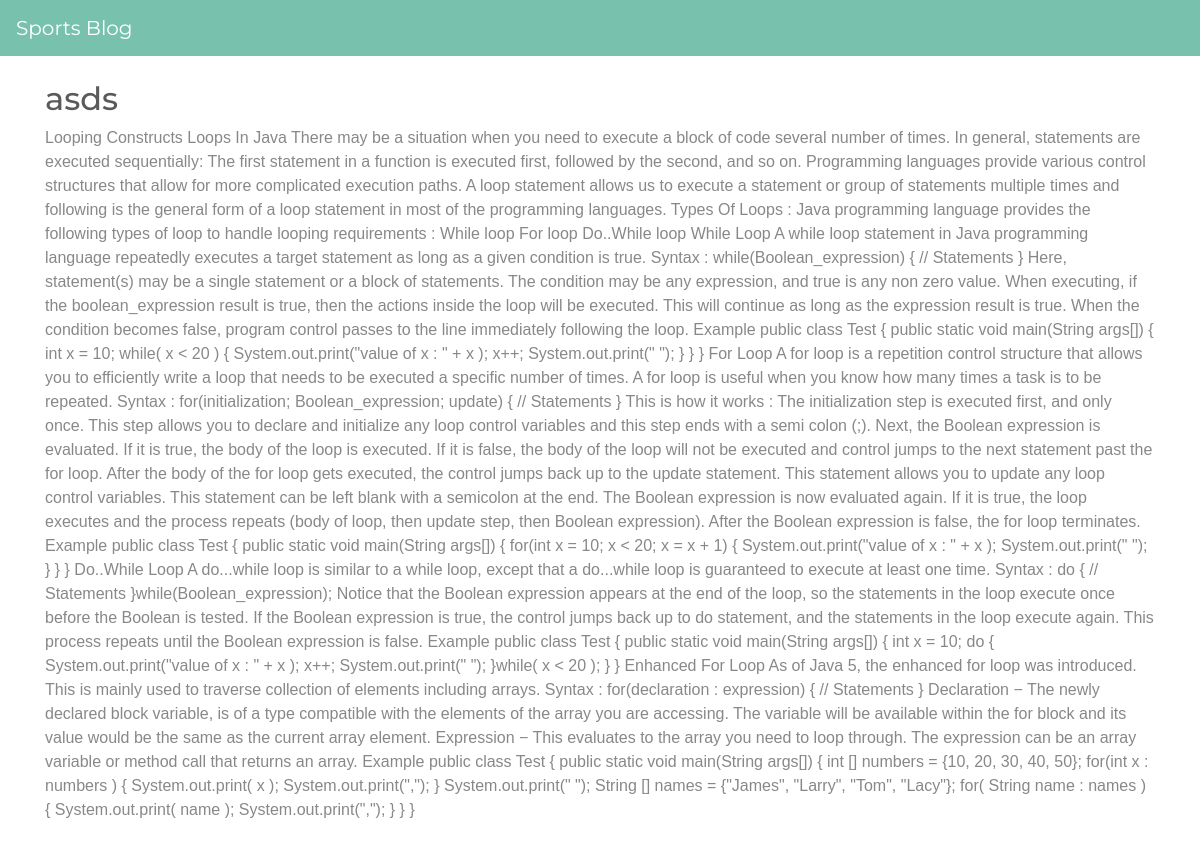
Screenshot of /post.php?id=37 with the database file from the repository.
### tables this page shows
CREATE TABLE `posts` (
  `id` int NOT NULL AUTO_INCREMENT,
  `title` varchar(255) NOT NULL,
  `content` text NOT NULL,
  `category` varchar(50) NOT NULL,
  `created_at` datetime NOT NULL DEFAULT CURRENT_TIMESTAMP,
  PRIMARY KEY (`id`)
);

### post.php (the view, shortened to what this page needs)
<?php
include 'config.php';
if (isset($_GET['id'])) {
    $postId = $_GET['id'];
    $sql = "SELECT * FROM posts WHERE id = $postId";
    $result = mysqli_query($conn, $sql);
    if ($result && mysqli_num_rows($result) === 1) {
        $post = mysqli_fetch_assoc($result);
    } else {
        echo "Post not found.";
        exit;
    }
} else {
    echo "Post ID not provided.";
    exit;
}
?>
<!DOCTYPE html>
<html>
<head>
    <link rel="stylesheet" href="https://stackpath.bootstrapcdn.com/bootstrap/4.5.2/css/bootstrap.min.css">
    <link rel="stylesheet" href="https://bootswatch.com/4/minty/bootstrap.min.css">
    <link rel="stylesheet" type="text/css" href="style.css">
</head>
<body>
<nav class="navbar navbar-expand-lg navbar-dark bg-primary">
    <a class="navbar-brand" href="index.php">Sports Blog</a>
</nav>
<main class="container mt-4">
    <h2><?php echo $post['title']; ?></h2>
    <p><?php echo $post['content']; ?></p>
</main>
</body>
</html>

### style.css (style rules this page uses)
body { font-family: Arial, sans-serif; margin: 0; padding: 0; }
main { margin: 20px; }

### rows the page displays
posts: title "asds", content "Looping Constructs Loops In Java There may be a situation when you need to execute a block of code several number of times. In general, statements are executed sequentially: The first statement in a function is executed first, followed by the second, and so on. Programming languages provide various control structures that allow for more complicated execution paths. A loop statement allows us to execute a statement or group of statements multiple times and following is the general form of a loop statement in most of the programming languages. Types Of Loops : Java programming language provides the following types of loop to handle looping requirements : While loop For loop Do..While loop…"
